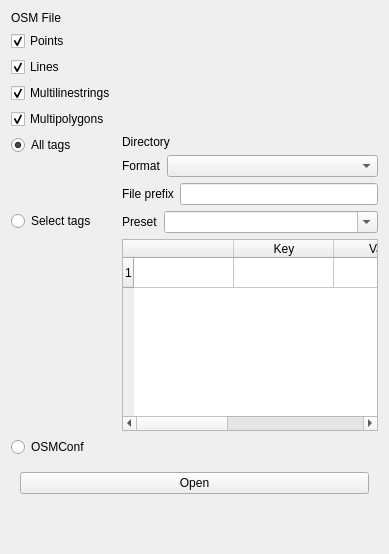
           <widget class="QWidget" name="osm_file_page">
            <layout class="QVBoxLayout" name="verticalLayout_9">
             <item>
              <layout class="QFormLayout" name="form_osm_file">
               <property name="fieldGrowthPolicy">
                <enum>QFormLayout::ExpandingFieldsGrow</enum>
               </property>
               <item row="0" column="0">
                <widget class="QLabel" name="label_10">
                 <property name="text">
                  <string>OSM File</string>
                 </property>
                </widget>
               </item>
               <item row="0" column="1">
                <widget class="QgsFileWidget" name="osm_file"/>
               </item>
               <item row="1" column="0">
                <widget class="QCheckBox" name="checkbox_points_f">
                 <property name="text">
                  <string>Points</string>
                 </property>
                 <property name="checked">
                  <bool>true</bool>
                 </property>
                </widget>
               </item>
               <item row="2" column="0">
                <widget class="QCheckBox" name="checkbox_lines_f">
                 <property name="text">
                  <string>Lines</string>
                 </property>
                 <property name="checked">
                  <bool>true</bool>
                 </property>
                </widget>
               </item>
               <item row="3" column="0">
                <widget class="QCheckBox" name="checkbox_multilinestrings_f">
                 <property name="text">
                  <string>Multilinestrings</string>
                 </property>
                 <property name="checked">
                  <bool>true</bool>
                 </property>
                </widget>
               </item>
               <item row="4" column="0">
                <widget class="QCheckBox" name="checkbox_multipolygons_f">
                 <property name="text">
                  <string>Multipolygons</string>
                 </property>
                 <property name="checked">
                  <bool>true</bool>
                 </property>
                </widget>
               </item>
               <item row="5" column="0">
                <widget class="QRadioButton" name="radio_all_tags">
                 <property name="text">
                  <string>All tags</string>
                 </property>
                 <property name="checked">
                  <bool>true</bool>
                 </property>
                </widget>
               </item>
               <item row="5" column="1">
                <layout class="QVBoxLayout" name="verticalLayout_3">
                 <item>
                  <layout class="QHBoxLayout" name="horizontalLayout_23">
                   <item>
                    <widget class="QLabel" name="label_28">
                     <property name="text">
                      <string>Directory</string>
                     </property>
                    </widget>
                   </item>
                   <item>
                    <widget class="QgsFileWidget" name="output_directory_f"/>
                   </item>
                  </layout>
                 </item>
                 <item>
                  <layout class="QHBoxLayout" name="horizontalLayout_11">
                   <item>
                    <widget class="QLabel" name="label_49">
                     <property name="text">
                      <string>Format</string>
                     </property>
                    </widget>
                   </item>
                   <item>
                    <widget class="QComboBox" name="combo_format_f">
                     <property name="sizePolicy">
                      <sizepolicy hsizetype="Expanding" vsizetype="Fixed">
                       <horstretch>0</horstretch>
                       <verstretch>0</verstretch>
                      </sizepolicy>
                     </property>
                    </widget>
                   </item>
                  </layout>
                 </item>
                 <item>
                  <layout class="QHBoxLayout" name="horizontalLayout_29">
                   <item>
                    <widget class="QLabel" name="label_29">
                     <property name="text">
                      <string>File prefix</string>
                     </property>
                    </widget>
                   </item>
                   <item>
                    <widget class="QLineEdit" name="line_file_prefix_file"/>
                   </item>
                  </layout>
                 </item>
                </layout>
               </item>
               <item row="6" column="0">
                <widget class="QRadioButton" name="radio_selection_keys">
                 <property name="text">
                  <string>Select tags</string>
                 </property>
                </widget>
               </item>
               <item row="6" column="1">
                <layout class="QVBoxLayout" name="verticalLayout_18">
                 <item>
                  <layout class="QHBoxLayout" name="horizontalLayout_12">
                   <item>
                    <widget class="QLabel" name="label_41">
                     <property name="sizePolicy">
                      <sizepolicy hsizetype="Fixed" vsizetype="Preferred">
                       <horstretch>0</horstretch>
                       <verstretch>0</verstretch>
                      </sizepolicy>
                     </property>
                     <property name="text">
                      <string>Preset</string>
                     </property>
                    </widget>
                   </item>
                   <item>
                    <widget class="QComboBox" name="combo_preset_f">
                     <property name="sizePolicy">
                      <sizepolicy hsizetype="Preferred" vsizetype="Fixed">
                       <horstretch>0</horstretch>
                       <verstretch>0</verstretch>
                      </sizepolicy>
                     </property>
                     <property name="toolTip">
                      <string>A preset to fetch</string>
                     </property>
                     <property name="editable">
                      <bool>true</bool>
                     </property>
                    </widget>
                   </item>
                  </layout>
                 </item>
                 <item>
                  <widget class="QTableWidget" name="table_keys_values_f">
                   <row>
                    <property name="text">
                     <string>1</string>
                    </property>
                   </row>
                   <column>
                    <property name="text">
                     <string/>
                    </property>
                   </column>
                   <column>
                    <property name="text">
                     <string>Key</string>
                    </property>
                   </column>
                   <column>
                    <property name="text">
                     <string>Value</string>
                    </property>
                   </column>
                   <column>
                    <property name="text">
                     <string>Add</string>
                    </property>
                   </column>
                   <column>
                    <property name="text">
                     <string>Delete</string>
                    </property>
                   </column>
                  </widget>
                 </item>
                </layout>
               </item>
               <item row="8" column="0">
                <widget class="QRadioButton" name="radio_osm_conf">
                 <property name="text">
                  <string>OSMConf</string>
                 </property>
                 <property name="checked">
                  <bool>false</bool>
                 </property>
                </widget>
               </item>
               <item row="8" column="1">
                <widget class="QgsFileWidget" name="osm_conf"/>
               </item>
              </layout>
             </item>
             <item>
              <widget class="QStackedWidget" name="stacked_execute_file">
               <property name="sizePolicy">
                <sizepolicy hsizetype="Expanding" vsizetype="Fixed">
                 <horstretch>0</horstretch>
                 <verstretch>0</verstretch>
                </sizepolicy>
               </property>
               <property name="currentIndex">
                <number>0</number>
               </property>
               <widget class="QWidget" name="page_5">
                <layout class="QHBoxLayout" name="horizontalLayout_24">
                 <item>
                  <widget class="QPushButton" name="button_run_file">
                   <property name="text">
                    <string>Open</string>
                   </property>
                  </widget>
                 </item>
                </layout>
               </widget>
               <widget class="QWidget" name="page_6">
                <layout class="QHBoxLayout" name="horizontalLayout_16">
                 <item>
                  <widget class="QPushButton" name="button_cancel_file">
                   <property name="text">
                    <string>Cancel</string>
                   </property>
                  </widget>
                 </item>
                </layout>
               </widget>
              </widget>
             </item>
             <item>
              <spacer name="verticalSpacer_2">
               <property name="orientation">
                <enum>Qt::Vertical</enum>
               </property>
               <property name="sizeHint" stdset="0">
                <size>
                 <width>20</width>
                 <height>40</height>
                </size>
               </property>
              </spacer>
             </item>
            </layout>
           </widget>
